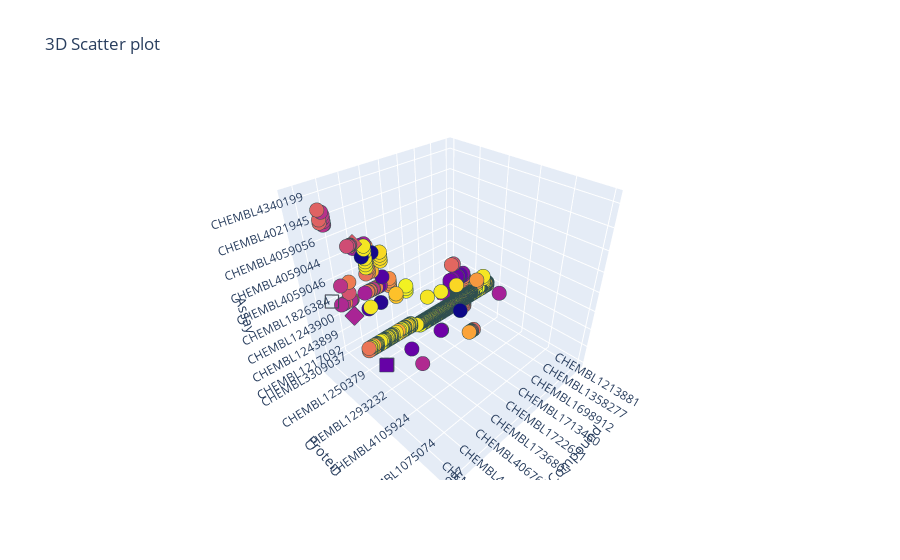

Notebook code for this chart:
### Code cell
import plotly.express as px
from plotly.validators.scatter.marker import SymbolValidator

c = df['qed']
s = df['max_phase']
sy = []
raw_symbols = SymbolValidator().values
#symlist = [0,1,2,15,18]
symlist = ['circle', 'circle-open', 'square', 'square-open',
            'diamond', 'diamond-open', 'cross', 'x']
#print(raw_symbols)
for i in s:
    #j = symlist[i]*12+2
    k = symlist[i]
    #print(i, j, k)
    sy.append(k)
    
#print(sy)
#print(s)
    
#print(c,s)

trace = go.Scatter3d(
   x = df['chembl_id'], y = df['CHEMBL_Target'], z = df['ChemBL_Assay'], 
    mode = 'markers', marker = dict(
      size = 5, line=dict(width=1,color='DarkSlateGrey'#, marker_symbol = 1
                         ),
      #marker_symbol = 1, 
      color = c, #, # set color to an array/list of desired values
      #colorscale = 'Inferno'
    symbol = sy
      )
   )

layout = go.Layout(title = '3D Scatter plot', scene = dict(
                    xaxis_title='Compound',
                    yaxis_title='Protein',
                    zaxis_title='Assay'))
fig = go.Figure(data = [trace], layout = layout)
#iplot(fig)

fig.show()

### Figure 1 — Plotly figure (JSON) as saved in the notebook; plotly's stock layout.template omitted (floating-point values rounded to 4 significant figures; data arrays with more than 128 entries replaced by an {"elided": "..."} marker saying what was removed)
{"data": [{"marker": {"color": {"elided": "485 float values"}, "line": {"color": "DarkSlateGrey", "width": 1}, "size": 5, "symbol": {"elided": "485 str values"}}, "mode": "markers", "type": "scatter3d", "x": {"elided": "485 str values"}, "y": {"elided": "485 str values"}, "z": {"elided": "485 str values"}}], "layout": {"scene": {"xaxis": {"title": {"text": "Compound"}}, "yaxis": {"title": {"text": "Protein"}}, "zaxis": {"title": {"text": "Assay"}}}, "title": {"text": "3D Scatter plot"}}}
